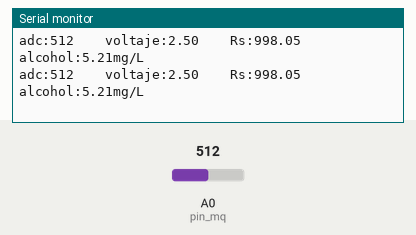
A sketch run on a simulated Arduino Uno, built with avr-gcc and run on an emulated ATmega328P. Parts: the last lines printed to the serial monitor. Inputs (shaded band) come from the test bench; at power-on: A0 (pin_mq) = 512.

Above: at 4.2 s.
4.3 s: A0 (pin_mq) set to 890
At 4.4 s:
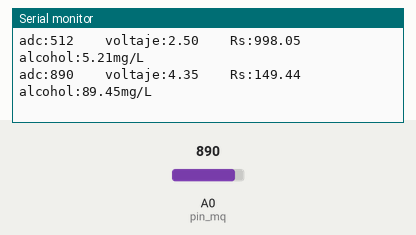
7.3 s: A0 (pin_mq) set to 912
At 7.36 s:
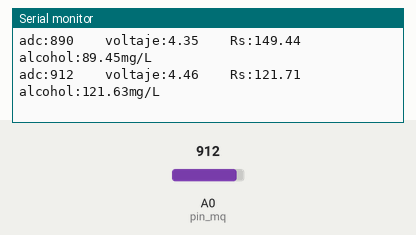
8.8 s: A0 (pin_mq) set to 945
At 8.89 s:
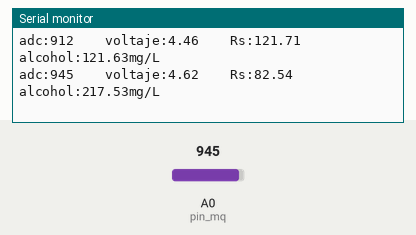
11.8 s: A0 (pin_mq) set to 1006
At 11.86 s:
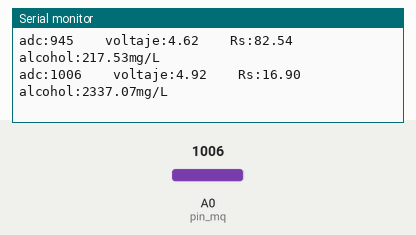
13.3 s: A0 (pin_mq) set to 1023
At 13.39 s:
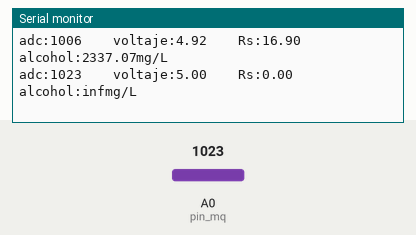
Timing chart, 0 to 16.2 s (numbered marks = the images above; inputs shaded):
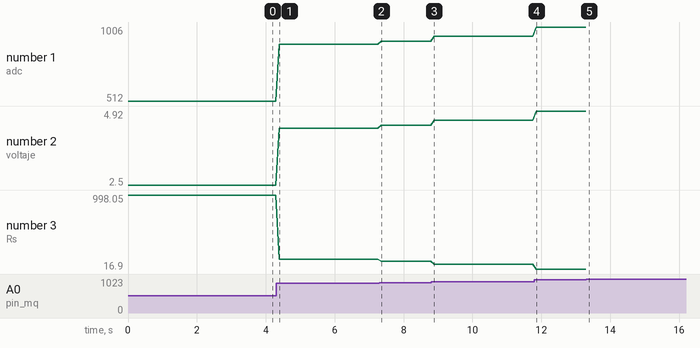

Measured:
- the behaviour switches between 1022 and 1023 on A0 (pin_mq) (found by bisection; images 4 and 5)
- after the input at 4.3 s, the serial monitor: prints a new line after 0.09 s (image 1)
- after the input at 7.3 s, the serial monitor: prints a new line after 0.06 s (image 2)
- after the input at 8.8 s, the serial monitor: prints a new line after 0.09 s (image 3)
- after the input at 11.8 s, the serial monitor: prints a new line after 0.05 s (image 4)
- after the input at 13.3 s, the serial monitor: prints a new line after 0.09 s (image 5)
- plotted number 1: 512 → 890 after the input at 4.3 s, 890 → 912 after the input at 7.3 s, 912 → 945 after the input at 8.8 s, 945 → 1006 after the input at 11.8 s
- plotted number 2: 2.5 → 4.35 after the input at 4.3 s, 4.35 → 4.46 after the input at 7.3 s, 4.46 → 4.62 after the input at 8.8 s, 4.62 → 4.92 after the input at 11.8 s

The sketch:

Alcoholimetro.ino
```cpp
/****************************************************************************************
 Alcoholímetro

  Para realizar lecturas precalibradas de un sensor MQ

 Conexiones:
  -----------------------
  Sen.MQ -> Arduino
  -----------------------
  VCC    -> 5V
  DOUT   -> NC
  AOUT   -> A0
  GND    -> GND
  ---------------
  * Puede cambiar la conexión a otro pin analógico del arduino modificando la variable que define el pin

 Desarrollado por Naylamp Mechatronics bajo licencia MIT (puede copiar, modificar, integrar o redistribuir)

 Última modificación el 29/08/2020

 Más información en:
   -https://naylampmechatronics.com/blog/42_Tutorial-sensores-de-gas-MQ2-MQ3-MQ7-y-MQ13.html
   -https://github.com/naylampmechatronics/Ejemplos_sensorMQ

**************************************************************************************************/
// definición del pin del sensor
int pin_mq = A0;

// definición del variables de la ecuación del gas Gas=const_a*(Rs/Ro)^pot_n
double const_a=0.4091;
double Ro=5463;
double pot_n=-1.497;

void setup() {
  Serial.begin(9600);
}

void loop() {

  int adc_MQ = analogRead(pin_mq); //Lemos la salida analógica  del MQ
  float voltaje = adc_MQ * (5.0 / 1023.0); //Convertimos la lectura en un valor de voltaje
  float Rs=1000*((5-voltaje)/voltaje);  //Calculamos Rs con un RL de 1k
  double alcohol=const_a*pow(Rs/Ro,pot_n); // calculamos la concentración  de alcohol con la ecuación obtenida.
  //-------Enviamos los valores por el puerto serial------------
  Serial.print("adc:");
  Serial.print(adc_MQ);
  Serial.print("    voltaje:");
  Serial.print(voltaje);
  Serial.print("    Rs:");
  Serial.print(Rs);
  Serial.print("    alcohol:");
  Serial.print(alcohol);
  Serial.println("mg/L");
  delay(100);
}
```
